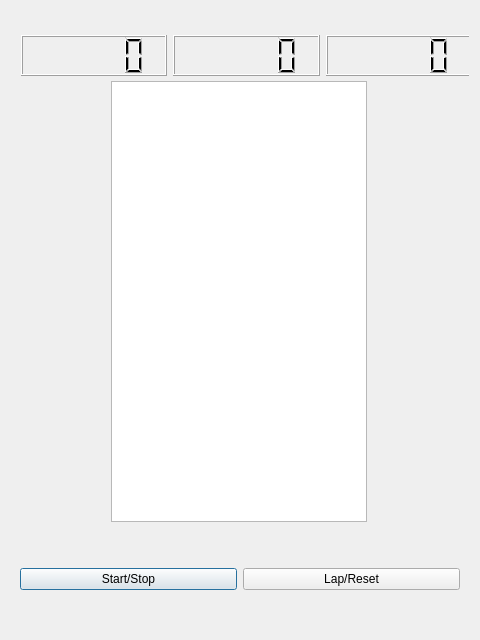
<?xml version="1.0" encoding="UTF-8"?>
<ui version="4.0">
 <class>Dialog</class>
 <widget class="QDialog" name="Dialog">
  <property name="geometry">
   <rect>
    <x>0</x>
    <y>0</y>
    <width>480</width>
    <height>640</height>
   </rect>
  </property>
  <property name="windowTitle">
   <string>First Gui Application</string>
  </property>
  <property name="windowIcon">
   <iconset>
    <normaloff>icons.png</normaloff>icons.png</iconset>
  </property>
  <layout class="QVBoxLayout" name="verticalLayout_2">
   <item>
    <layout class="QVBoxLayout" name="verticalLayout">
     <item>
      <widget class="QWidget" name="widget" native="true">
       <widget class="QWidget" name="">
        <property name="geometry">
         <rect>
          <x>10</x>
          <y>24</y>
          <width>451</width>
          <height>41</height>
         </rect>
        </property>
        <layout class="QHBoxLayout" name="horizontalLayout_2">
         <item>
          <widget class="QLCDNumber" name="min"/>
         </item>
         <item>
          <widget class="QLCDNumber" name="sec"/>
         </item>
         <item>
          <widget class="QLCDNumber" name="dsec"/>
         </item>
        </layout>
       </widget>
       <widget class="QListWidget" name="listWidget">
        <property name="geometry">
         <rect>
          <x>100</x>
          <y>70</y>
          <width>256</width>
          <height>441</height>
         </rect>
        </property>
        <property name="font">
         <font>
          <pointsize>15</pointsize>
         </font>
        </property>
        <property name="textElideMode">
         <enum>Qt::ElideMiddle</enum>
        </property>
       </widget>
      </widget>
     </item>
     <item>
      <widget class="QWidget" name="" native="true">
       <property name="sizePolicy">
        <sizepolicy hsizetype="Minimum" vsizetype="Minimum">
         <horstretch>0</horstretch>
         <verstretch>0</verstretch>
        </sizepolicy>
       </property>
       <property name="maximumSize">
        <size>
         <width>16777215</width>
         <height>100</height>
        </size>
       </property>
       <layout class="QHBoxLayout" name="horizontalLayout">
        <item>
         <widget class="QPushButton" name="start_stop_btn">
          <property name="text">
           <string>Start/Stop</string>
          </property>
         </widget>
        </item>
        <item>
         <widget class="QPushButton" name="lap_reset_btn">
          <property name="text">
           <string>Lap/Reset</string>
          </property>
         </widget>
        </item>
       </layout>
      </widget>
     </item>
    </layout>
   </item>
  </layout>
 </widget>
 <tabstops>
  <tabstop>start_stop_btn</tabstop>
  <tabstop>lap_reset_btn</tabstop>
 </tabstops>
 <resources/>
 <connections/>
</ui>
